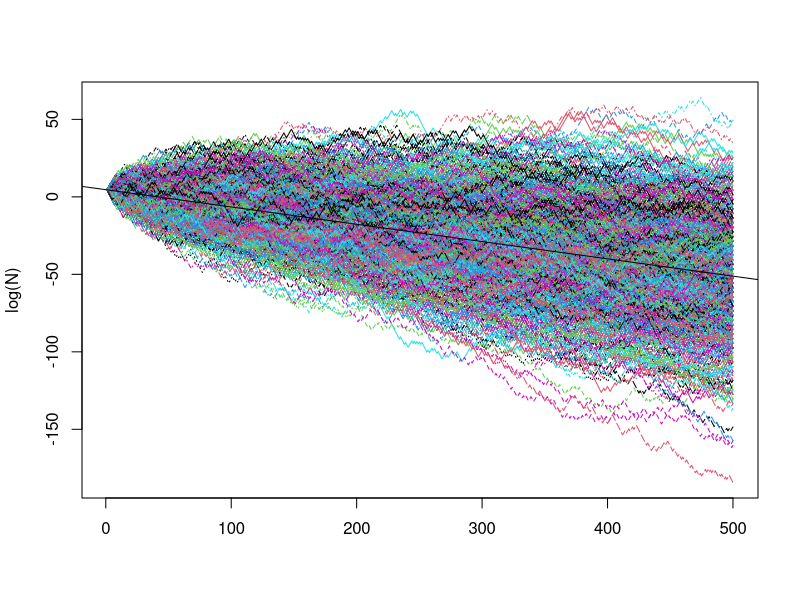

Here is the R script that generated this plot:
#js=c(0.56, 0.64, 0.3, 0.4, 0, 0.38, 0.18, 0.25, 0.44);
#as=c(0.53, 0.68, 0.71, 0.38, 0.54, 0.69, 0.66, 0.49, 0.61); 
#f=c(3.38, 1.27, 2.77, 2.17, 0.05, 4.0, 2.37, 0.5, 1.6);

R = c(4, 0.2)
Tmax = 500
reps = 1000
N0 = 100
N = matrix(N0,nrow=Tmax, ncol=reps)

for(t in 2:Tmax) {
  N[t,]=N[t-1,]*sample(x=R, size=reps, replace = TRUE)
}
matplot(log(N),type="l")
abline(a = log(100), b = mean(log(R)))
